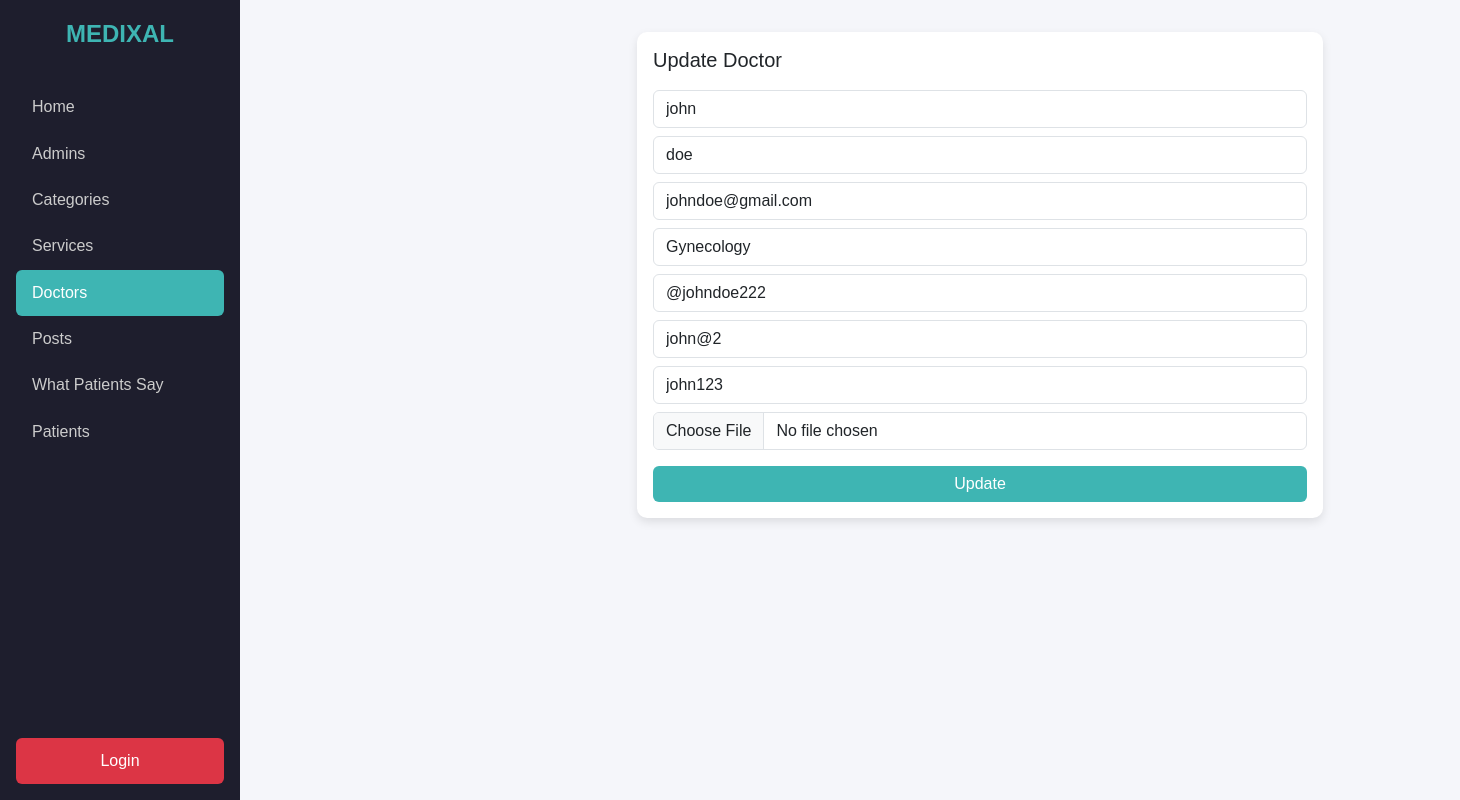
The app's page /admin-panel/doctor-admins/update-doctors.php?upd_id=9 with its own data.
### tables this page shows
CREATE TABLE IF NOT EXISTS `doctors` (
  `id` int NOT NULL AUTO_INCREMENT,
  `firstname` varchar(255) NOT NULL,
  `lastname` varchar(255) NOT NULL,
  `email` varchar(255) NOT NULL,
  `title` varchar(255) NOT NULL,
  `twitter` varchar(255) NOT NULL,
  `linkedin` varchar(255) NOT NULL,
  `facebook` varchar(255) NOT NULL,
  `image` varchar(255) NOT NULL,
  `created_at` datetime NOT NULL DEFAULT CURRENT_TIMESTAMP ON UPDATE CURRENT_TIMESTAMP,
  `category_id` int DEFAULT NULL,
  PRIMARY KEY (`id`),
  KEY `fk_category_id` (`category_id`)
);

CREATE TABLE IF NOT EXISTS `categories` (
  `id` int NOT NULL AUTO_INCREMENT,
  `category_name` varchar(255) NOT NULL,
  `img` varchar(255) NOT NULL,
  `created_at` datetime NOT NULL DEFAULT CURRENT_TIMESTAMP ON UPDATE CURRENT_TIMESTAMP,
  PRIMARY KEY (`id`)
);

### admin-panel/doctor-admins/update-doctors.php (the view, shortened to what this page needs)
<?php
require_once "../../includes/dbh.php";
$id = (int) $_GET["upd_id"];
$statement = $db->prepare("SELECT * FROM doctors WHERE id = :id LIMIT 1");
$statement->bindValue(':id', $id, PDO::PARAM_INT);
$statement->execute();
$doctors = $statement->fetch(PDO::FETCH_OBJ);
$categories = $db->query("SELECT * FROM categories")->fetchAll(PDO::FETCH_OBJ);
?>
<!DOCTYPE html>
<html lang="en">
<head>
  <link href="https://cdn.jsdelivr.net/npm/bootstrap@5.3.3/dist/css/bootstrap.min.css" rel="stylesheet">
</head>
<body>
<div id="wrapper">
    <div class="sidebar">
      <div class="logo">MEDIXAL</div>
      <a href="../index.php">Home</a>
      <a href="../admins/admins.php">Admins</a>
      <a href="../categories-admins/show-categories.php">Categories</a>
      <a href="../services-admins/show-services.php">Services</a>
      <a href="show-doctors.php"  class="active">Doctors</a>
      <a href="../testimony-admins/show-posts.php">Posts</a>
      <a href="../patients-say-admins/show-testimonials.php">What Patients Say</a>
      <a href="../patients-admins/show-patients.php">Patients</a>
      <?php if(isset($_SESSION["admin_name"])) : ?>
      <a href="../logout.php" class="logout text-white">Logout</a>
      <?php else: ?>
      <a href="../admins/login-admins.php" class="logout text-white">Login</a>
      <?php endif; ?>
    </div>
    <div class="container-fluid main-content">
        <div class="row">
          <div class="col">
            <div class="row justify-content-center">
              <div class="col-12 col-md-8 col-lg-6">
                <div class="card mx-auto" style="max-width:720px;">
                  <div class="card-body">
                    <h5 class="card-title mb-4 d-inline">Update Doctor</h5>
                    <form method="POST" action="" enctype="multipart/form-data">
                      <div class="mb-3 mt-3">
                        <input type="text" name="firstname" id="firstname" class="form-control mb-2" placeholder="First Name" required value="<?php echo htmlspecialchars($doctors->firstname ?? ''); ?>" />
                        <input type="text" name="lastname" id="lastname" class="form-control mb-2" placeholder="Last Name" required value="<?php echo htmlspecialchars($doctors->lastname ?? ''); ?>" />
                        <input type="email" name="email" id="email" class="form-control mb-2" placeholder="Email Address" required value="<?php echo htmlspecialchars($doctors->email ?? ''); ?>" />
                       <select name="title" id="title-select" class="form-control mb-2">
                          <?php foreach($categories as $cat): ?>
                              <option value="<?php echo htmlspecialchars($cat->id); ?>"
                                  <?php echo ($doctors->title == $cat->id) ? 'selected' : ''; ?>>
                                  <?php echo htmlspecialchars($cat->category_name); ?>
                              </option>
                          <?php endforeach; ?>
                      </select>
                        <input type="text" name="twitter" id="twitter" class="form-control mb-2" placeholder="Twitter Username" value="<?php echo htmlspecialchars($doctors->twitter ?? ''); ?>" />
                        <input type="text" name="linkedin" id="linkedin" class="form-control mb-2" placeholder="LinkedIn Address" value="<?php echo htmlspecialchars($doctors->linkedin ?? ''); ?>" />
                        <input type="text" name="facebook" id="facebook" class="form-control mb-2" placeholder="Facebook Username" value="<?php echo htmlspecialchars($doctors->facebook ?? ''); ?>" />
                        <input type="file" name="image" id="image-upload" class="form-control mb-2" placeholder="Choose Image">
                      </div>
                      <div class="d-grid">
                        <button type="submit" name="submit" class="btn btn-primary">Update</button>
                      </div>
                    </form>
                  </div>
                </div>
              </div>
            </div>
          </div>
        </div>
    </div>
</body>
</html>

### admin-panel/doctor-admins/update-doctors.php (style rules this page uses)
body { font-family: "Poppins", sans-serif; background-color: #f5f6fa; margin: 0; padding: 0; }
.sidebar { position: fixed; top: 0; left: 0; height: 100vh; width: 240px; background-color: #1e1e2d; color: #fff; display: flex; flex-direction: column; align-items: start; padding: 1rem; }
.sidebar .logo { font-size: 1.5rem; font-weight: 700; margin-bottom: 2rem; text-transform: uppercase; color: #3eb5b3; display: block; width: 100%; text-align: center; }
.sidebar a { color: #ccc; text-decoration: none; display: block; width: 100%; padding: 0.7rem 1rem; border-radius: 6px; transition: all 0.3s ease; }
.sidebar a:hover, .sidebar a.active { background-color: #3eb5b3; color: #fff; }
.sidebar .logout { margin-top: auto; background-color: #dc3545; text-align: center; border-radius: 6px; }
.main-content { margin-left: 250px; padding: 2rem; }
.card { border: none; border-radius: 10px; box-shadow: 0 4px 10px rgba(0,0,0,0.1); }
.btn-primary { background-color: #3eb5b3; border: none; }
button { border: none; color: #fff; background-color: #dc3545; border-radius: 5px; padding: 5px 20px; transition: 0.2s ease-in-out; }

### records on screen
doctors: firstname "john", lastname "doe", email "johndoe@gmail.com", title "Gynecology", twitter "@johndoe222", linkedin "john@2", facebook "john123"
